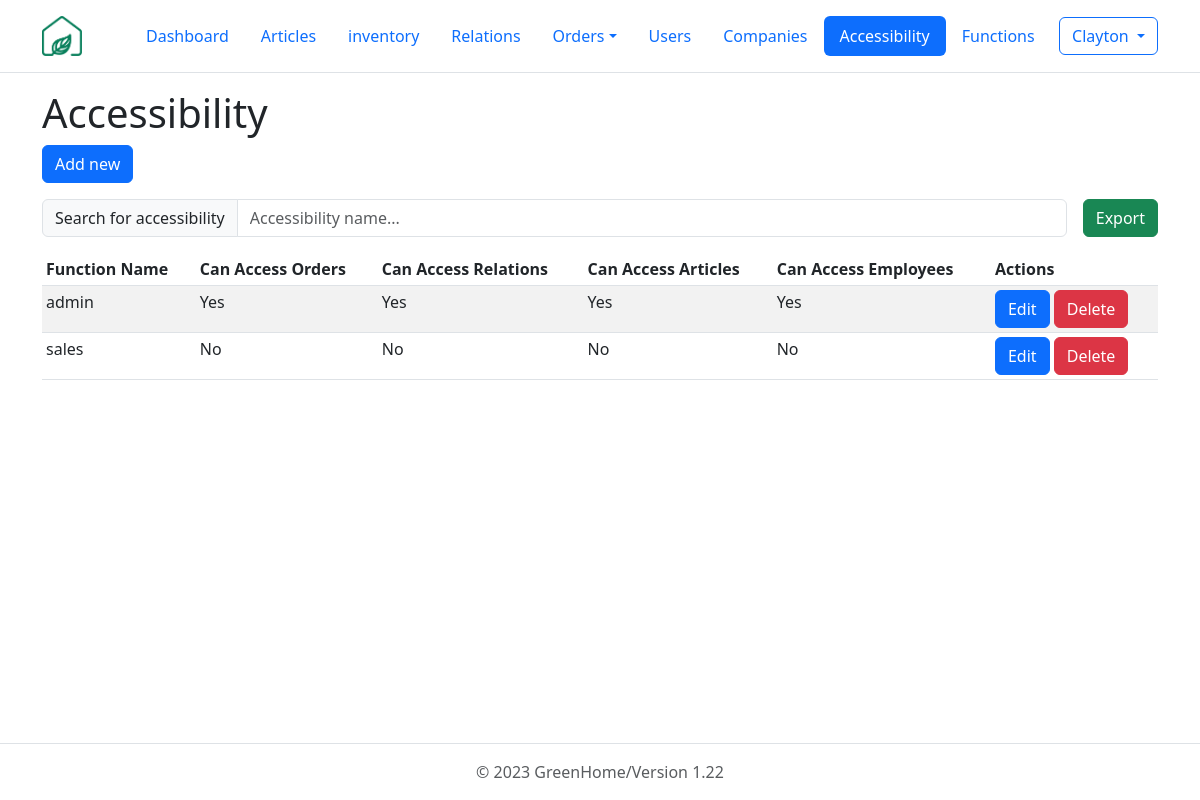
The app's page /php/accessibilities/GUI_accessibilities.php (signed in) with its own data.
### tables this page shows
CREATE TABLE accessibilities (
  function_name varchar(10) NOT NULL, 
  can_acces_orders tinyint(1) NOT NULL DEFAULT 0, 
  can_acces_relations tinyint(1) NOT NULL DEFAULT 0, 
  can_acces_articles tinyint(1) NOT NULL DEFAULT 0, 
  can_acces_employees tinyint(1) NOT NULL DEFAULT 0 
);

### php/accessibilities/GUI_accessibilities.php (the view, shortened to what this page needs)
<?php
require_once '../include/db_connect.php';
?>
<!DOCTYPE html>
<html lang="en" class="h-100" data-bs-theme="light">
<head>
  <link href="https://cdn.jsdelivr.net/npm/bootstrap@5.3.0-alpha1/dist/css/bootstrap.min.css" rel="stylesheet">
</head>
<body class="d-flex flex-column h-100">
  <header class="p-3 mb-3 border-bottom">
    <div class="container">
      <div class="d-flex flex-wrap align-items-center justify-content-center justify-content-lg-start">
        <a href="../../dashboard.php" class="d-flex align-items-center mb-2 mb-lg-0 text-dark text-decoration-none me-5">
          <img src="../../images/logo.png" alt="company logo" srcset="" width="40" height="40">
        </a>
        <ul class="nav col-12 col-lg-auto me-lg-auto mb-2 justify-content-center mb-md-0 nav-pills">
          <li class="nav-item"><a href="../../dashboard.php" class="nav-link">Dashboard</a></li>
          <li class="nav-item"><a href="../articles/GUI_articles.php" class="nav-link" >Articles</a></li>
          <li class="nav-item"><a href="../stock/GUI_stock.php" class="nav-link" aria-current="page" >inventory</a></li>
          <li class="nav-item"><a href="../relations/GUI_relations.php" class="nav-link" aria-current="page" >Relations</a></li>
          <li class="nav-item dropdown">
            <a class="nav-link dropdown-toggle" data-bs-toggle="dropdown" href="#" role="button" aria-expanded="false">Orders</a>
          </li>
          <li class="nav-item"><a href="../users/GUI_users.php" class="nav-link">Users</a></li>
          <li class="nav-item "><a class="nav-link" href="../companies/GUI_companies.php">Companies</a></li>
          <li class="nav-item "><a class="nav-link active" href="../accessibilities/GUI_accessibilities.php">Accessibility</a></li>
          <li class="nav-item "><a  href="../functions/GUI_functions.php" class="nav-link">Functions</a></li>
        </ul>
        <?php
          if(isset($_SESSION['user_id'])):?>
            <div class='dropdown text-end'>
              <button class="btn btn-outline-primary dropdown-toggle" type="button" data-bs-toggle="dropdown" aria-expanded="false">
              <?=$_SESSION['user_name']?>
              </button>
            </div>
          <?php else :?>
            <div class='nav-item ml-auto'>
            <a href='../users/GUI_login.php' class='btn btn-outline-primary'>Login</a>
            </div>
          <?php endif;?>
      </div>
    </div>
  </header>
  <div class="container">
    <h1>Accessibility</h1>
    <button class='btn btn-primary' data-bs-toggle='modal' data-bs-target='#newAccessibilityModal'>Add new</button>
  </div>
  <div class="container">
  <div class="d-flex nowrap align-items-center">
    <div class="input-group my-3 me-3">
      <span class="input-group-text" id="tableSearchBar">Search for accessibility</span>
      <input type="text" class="form-control" id="searchInput" placeholder="Accessibility name..." aria-label="articlename" aria-describedby="tableSearchBar" onkeyup="tableSearch()">
    </div>
    <a href="../include/exportData.php?report=exportFunction" class="btn btn-success my-3">Export</a>
  </div>
  <table class="table table-striped table-sm" id="table">
    <thead>
      <tr>
        <th>Function Name</th>
        <th>Can Access Orders</th>
        <th>Can Access Relations</th>
        <th>Can Access Articles</th>
        <th>Can Access Employees</th>
        <th>Actions</th>
      </tr>
    </thead>
    <tbody>
    <?php
    $records_per_page = 25;
    $current_page = isset($_GET['page']) && is_numeric($_GET['page']) ? (int)$_GET['page'] : 1;
    $offset = ($current_page - 1) * $records_per_page;
    $sql = "SELECT `function_name`, IF(`can_acces_orders` = 1, 'Yes', 'No') AS 'can_acces_orders', IF(`can_acces_relations` = 1, 'Yes', 'No') AS 'can_acces_relations', IF(`can_acces_articles` = 1, 'Yes', 'No') AS 'can_acces_articles', IF(`can_acces_employees` = 1, 'Yes', 'No') AS 'can_acces_employees' FROM `accessibilities`
    LIMIT $records_per_page
    OFFSET $offset;";
    $result = $connection->query($sql);
    while($row = $result->fetch_assoc()) {
      echo "<tr>
      <td>{$row['function_name']}</td>
      <td>" . $row['can_acces_orders'] . "</td>
      <td>" . $row['can_acces_relations'] . "</td>
      <td>" . $row['can_acces_articles']. "</td>
      <td>" . $row['can_acces_employees'] . "</td>
      <td>
      <a class='btn btn-primary' href='GUI_accessibilityEditor.php?function_name=$row[function_name]'>Edit</a>
      <a class='btn btn-danger' href='controller_accessibilities.php?action=delete&function_name=$row[function_name]'>Delete</a>
      </td>
      </tr>";
    }
    ?>
    </tbody>
  </table>
  </div>
</body>
<?php
  require_once '..\include\footer.php'?>
</html>

### records on screen
accessibilities: function_name "admin", can_acces_orders "Yes", can_acces_relations "Yes", can_acces_articles "Yes", can_acces_employees "Yes"
accessibilities: function_name "sales", can_acces_orders "No", can_acces_relations "No", can_acces_articles "No", can_acces_employees "No"

### other values on screen
$_SESSION['user_name'] "Clayton"
